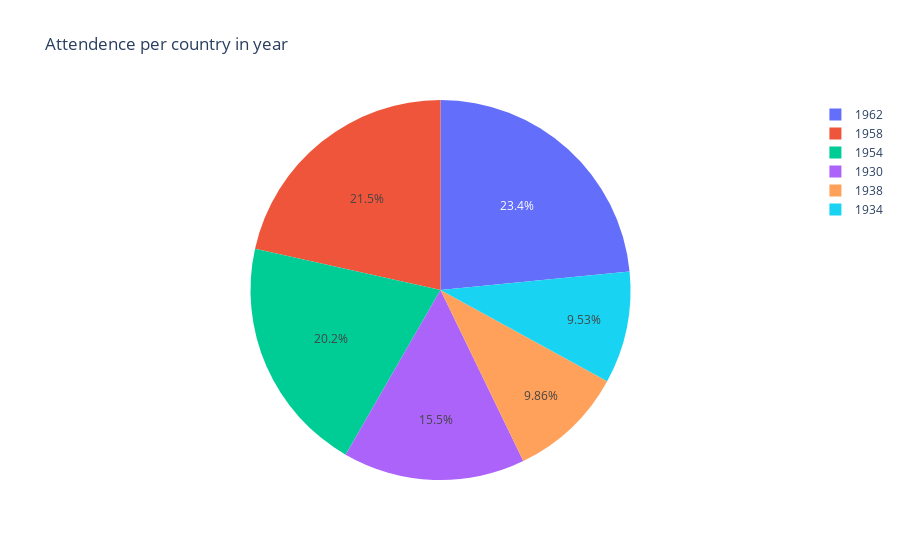

The code cell stored with this chart in its notebook:
### Markdown cell above
The above is to show year with high attendence.Year and Attendace are corelated to eachother it means they are positive co-relation

### Code cell
fig = px.pie(wc, values=wc['Attendance'], names=wc['Year'],title='Attendence per country in year')
fig.show()

### Figure 1 — Plotly figure (JSON) as saved in the notebook; plotly's stock layout.template omitted (floating-point values rounded to 4 significant figures)
{"data": [{"domain": {"x": [0, 1], "y": [0, 1]}, "hovertemplate": "Year=%{label}<br>Attendance=%{value}<extra></extra>", "labels": [1930, 1934, 1938, 1950, 1954, 1958, 1962, 1966, 1970, 1974, 1978, 1982, 1986, 1990, 1994, 1998, 2002, 2006, 2010, 2014], "legendgroup": "", "name": "", "showlegend": true, "type": "pie", "values": ["590.549", "363.000", "375.700", "1.045.246", "768.607", "819.810", "893.172", "1.563.135", "1.603.975", "1.865.753", "1.545.791", "2.109.723", "2.394.031", "2.516.215", "3.587.538", "2.785.100", "2.705.197", "3.359.439", "3.178.856", "3.386.810"]}], "layout": {"legend": {"tracegroupgap": 0}, "title": {"text": "Attendence per country in year"}}}
